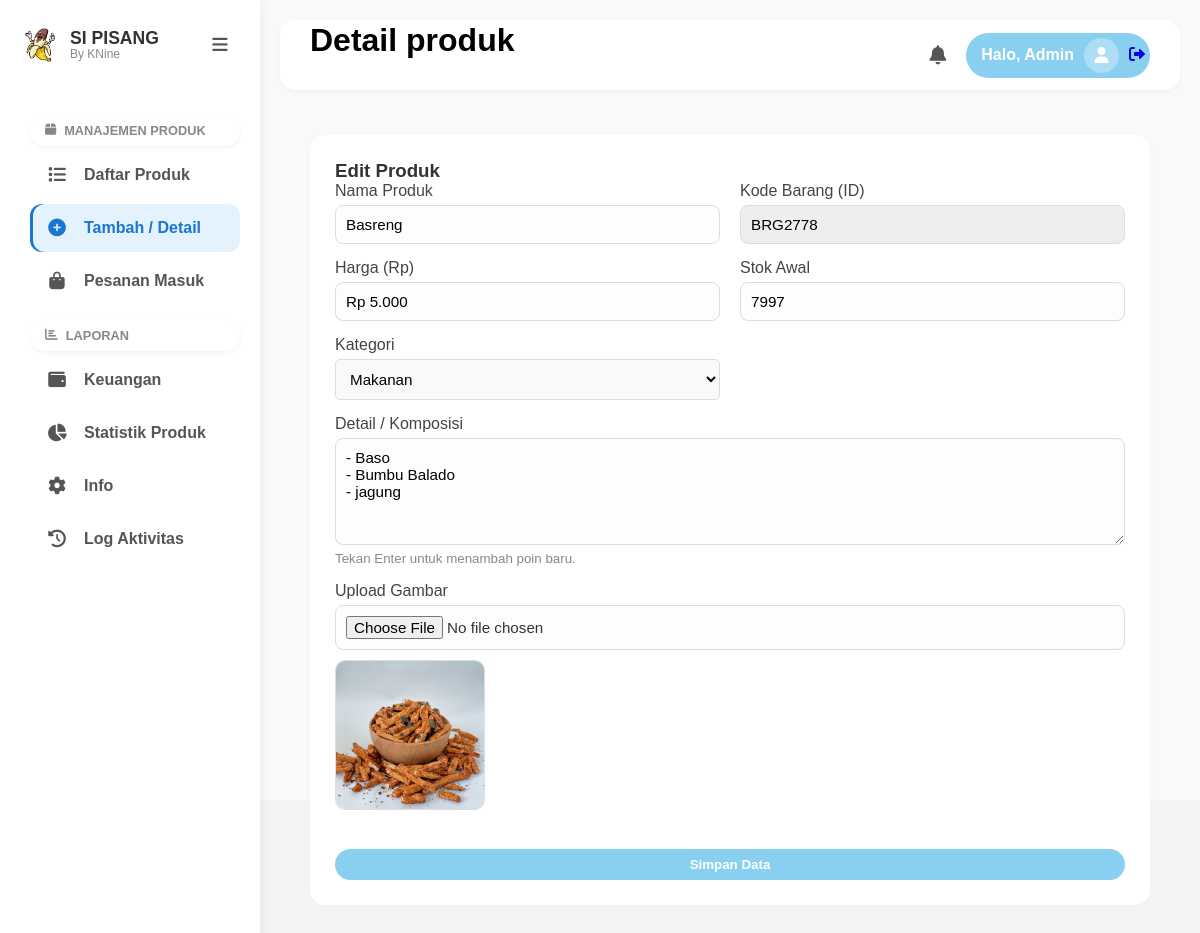
Screenshot of /index.php?action=dashboard&page=detail_produk&id=12 (signed in) with the database file from the repository.
### tables this page shows
CREATE TABLE `produk` (
  `id` int NOT NULL AUTO_INCREMENT,
  `kode_barang` varchar(50) DEFAULT NULL,
  `nama_produk` varchar(100) NOT NULL,
  `deskripsi` text,
  `harga` decimal(10,2) NOT NULL,
  `stok` int DEFAULT '0',
  `kategori` enum('Makanan','Minuman') DEFAULT 'Makanan',
  `gambar` varchar(255) DEFAULT NULL,
  `detail_info` json DEFAULT NULL,
  `terjual` int DEFAULT '0',
  `created_at` timestamp NULL DEFAULT CURRENT_TIMESTAMP,
  PRIMARY KEY (`id`),
  UNIQUE KEY `kode_barang` (`kode_barang`)
);

### controllers/AdminController.php (called while the page is built, shortened)
<?php
require_once 'config/Database.php';
class AdminController
{
    private $db;
    public function __construct()
    {
        $database = new Database();
        $this->db = $database->getConnection();
    }
    public function dashboard()
    {
        $view = isset($_GET['page']) ? $_GET['page'] : 'daftar_produk';
        switch ($view) {
            case 'detail_produk':
                $id = isset($_GET['id']) ? $_GET['id'] : null;
                $data = $id ? $this->getProdukById($id) : null;
                break;
        }
        require 'views/admin/dashboard.php';
    }
    private function getProdukById($id)
    {
        $stmt = $this->db->prepare("SELECT * FROM produk WHERE id = :id");
        $stmt->bindParam(':id', $id);
        $stmt->execute();
        return $stmt->fetch(PDO::FETCH_ASSOC);
    }
}

### config/Database.php (called while the page is built, shortened)
<?php
class Database {
    private $host = "localhost";
    private $db_name = "db_sipisang";
    private $username = "root";
    private $password = "67534";
    public function getConnection() {
        $this->conn = null;
        try {
            $this->conn = new PDO("mysql:host=" . $this->host . ";dbname=" . $this->db_name, $this->username, $this->password);
            $this->conn->exec("set names utf8");
        } catch(PDOException $exception) {
            echo "Connection error: " . $exception->getMessage();
        }
        return $this->conn;
    }
}
?>

### views/admin/pages/detail_produk.php (the view, shortened to what this page needs)
<div class="card-box">
    <h3><?= isset($data['id']) ? 'Edit Produk' : 'Tambah Produk Baru' ?></h3>
    <form id="formProduk" action="index.php?action=dashboard&page=detail_produk&action_post=simpan_produk" method="POST" enctype="multipart/form-data" onsubmit="return validateForm()">
        <div class="row-2">
            <div class="form-group">
                <label>Nama Produk</label>
                <input type="text" name="nama" value="<?= $data['nama_produk'] ?? '' ?>"
                    pattern="[a-zA-Z\s]+" title="Hanya boleh huruf dan spasi" required>
            </div>
            <div class="form-group">
                <label>Kode Barang (ID)</label>
                <input type="text" name="kode" value="<?= $data['kode_barang'] ?? 'BRG' . rand(1000, 9999) ?>"
                    style="background-color: #eee; cursor: not-allowed;" readonly>
            </div>
        </div>
        <div class="row-2">
            <div class="form-group">
                <label>Harga (Rp)</label>
                <input type="text" id="hargaInput" name="harga_display"
                    value="<?= isset($data['harga']) ? 'Rp ' . number_format($data['harga'], 0, ',', '.') : '' ?>"
                    placeholder="Rp 0" required>
            </div>
            <div class="form-group">
                <label>Stok Awal</label>
                <input type="text" name="stok"
                    oninput="this.value = this.value.replace(/[^0-9]/g, '')"
                    value="<?= $data['stok'] ?? '' ?>" required>
            </div>
        </div>
        <div class="row-2">
            <div class="form-group">
                <label>Kategori</label>
                <select name="kategori" required style="width:100%; padding:10px; background:#f9f9f9; border:1px solid #ddd; border-radius:5px;">
                    <option value="Makanan" <?= (isset($data['kategori']) && $data['kategori'] == 'Makanan') ? 'selected' : '' ?>>Makanan</option>
                </select>
            </div>
            <div class="form-group">
            </div>
        </div>
        <div class="form-group">
            <label>Detail / Komposisi</label>
            <div class="detail-input-wrapper">
                <textarea name="detail" id="detailInput" rows="5" placeholder="- Pisang&#10;- Keju&#10;- Coklat" required><?= $data['deskripsi'] ?? '' ?></textarea>
                <small style="color: #888;">Tekan Enter untuk menambah poin baru.</small>
            </div>
        </div>
        <div class="form-group">
            <label>Upload Gambar</label>
            <input type="file" name="gambar" id="imgInp" accept="image/*" <?= isset($data['gambar']) ? '' : 'required' ?>>
            <div style="margin-top: 10px;">
                <img id="blah" src="<?= isset($data['gambar']) ? 'uploads/' . $data['gambar'] : 'https://placehold.co/150x150?text=Preview' ?>"
                    width="150" height="150" style="object-fit: cover; border-radius: 10px; border: 1px solid #ddd;">
            </div>
        </div>
        <button type="submit" class="btn-signin" style="width:100%; margin-top:20px;">Simpan Data</button>
    </form>
</div>

### public/css/style.css (style rules this page uses)
* { margin: 0; padding: 0; box-sizing: border-box; font-family: 'Poppins', sans-serif; }
html { scroll-behavior: smooth; }
body { background-color: #f8f9fa; color: #333; overflow-x: hidden; padding-top: 170px; }
img { max-width: 100%; }
.btn-signin { padding: 8px 25px; background: #89CFF0; color: white; border: none; border-radius: 20px; cursor: pointer; font-weight: 600; white-space: nowrap; }
body.admin-body { padding-top: 0; background-color: #f4f4f4; overflow: hidden; }
.card-box { background: #fff; padding: 25px; border-radius: 15px; box-shadow: 0 2px 10px rgba(0, 0, 0, 0.02); margin-bottom: 20px; }
.form-group { margin-bottom: 20px; }
.form-group label { display: block; margin-bottom: 8px; font-weight: 600; color: #444; }
.form-group input, .form-group textarea, .form-group select { width: 100%; padding: 12px; border: 1px solid #ddd; border-radius: 8px; font-family: inherit; font-size: 0.95rem; background: #fdfdfd; }
.row-2 { display: grid; grid-template-columns: 1fr 1fr; gap: 20px; }
.detail-input-wrapper { position: relative; }

### public/css/admin.css (style rules this page uses)
body.admin-body { padding-top: 0; background-color: #f4f4f4; overflow-y: auto; }
.card-box { background: #fff; padding: 25px; border-radius: 15px; box-shadow: 0 2px 10px rgba(0, 0, 0, 0.02); margin-bottom: 20px; }
.form-group { margin-bottom: 15px; }
.form-group label { display: block; margin-bottom: 5px; font-weight: 500; }
.form-group input, .form-group textarea, .form-group select { width: 100%; padding: 10px; border: 1px solid #ddd; border-radius: 8px; }
.row-2 { display: grid; grid-template-columns: 1fr 1fr; gap: 20px; }

### rows the page displays
produk: nama "Basreng", kode "BRG2778", harga_display "Rp 5.000", stok "7997", kategori "Makanan", detail "- Baso - Bumbu Balado - jagung", gambar (picture)

### other values shown
str_replace('_', ' ', $view) "Detail produk"
